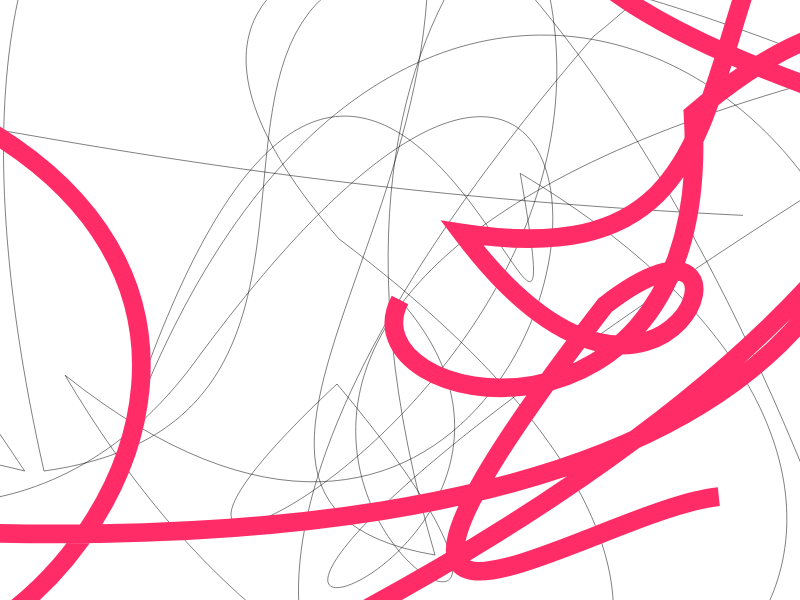
Frame 1 (no input)
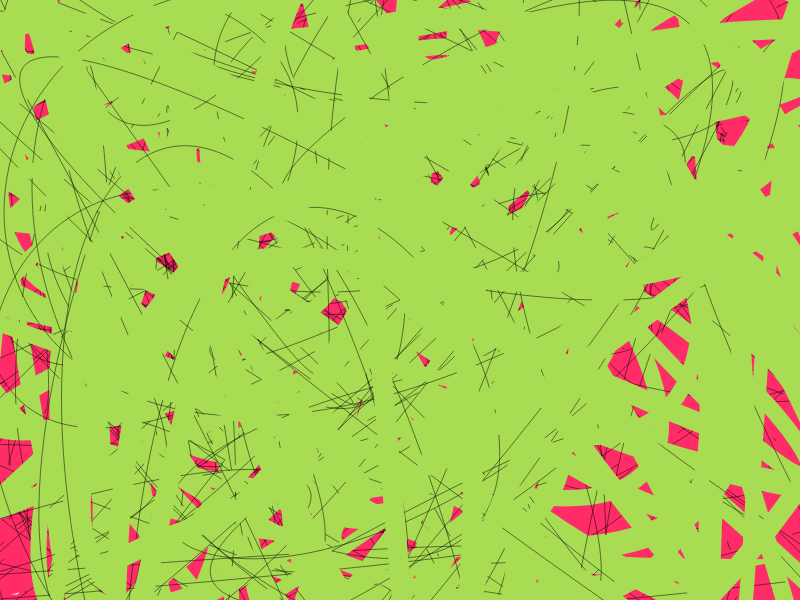
Frame 60 (no input)
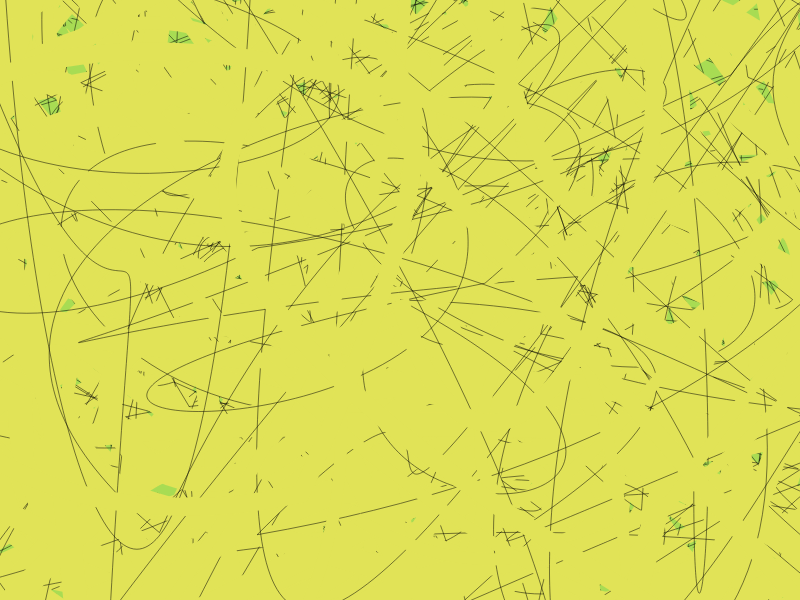
Frame 120 (the mouse pressed at the canvas centre since frame 60)

The p5.js sketch that drew these frames (run headless with seeded random() and noise() and a simulated clock; from frame 60 on, the mouse is pressed at the canvas centre):

// p5.js sketch
// ── sketch.js
//author: Natalie Black :)
var SIZE;
var crange = 40;
var s1, s2,s3;
var mint, maxt;
var SW;
var count;
var ccount = 0;
var colours;


 function Scribbler(y1, r, s, minSW, maxSW, rainbow) {
    this.x1 = 0;
    this.y1 = y1;
    this.slope = s;
    this.r = r;
    this.rainbow = rainbow;
    this.minSW = minSW;
    this.maxSW = maxSW;
    this.tr = random(mint, maxt);
    this.red = random(50, 200);
    this.green = random(50, 200);
    this.blue = random(50, 200);
  
  this.getNextColour = function(){
    if(count++%50 == 0){
      colour = colours[ccount++%colours.length];
      colour = color(red(colour) + random(-crange, crange), green(colour) + random(-crange, crange),blue(colour) + random(-crange, crange));
      //colour = color(this.red + random(-crange, crange), this.green + random(-crange, crange), this.blue + random(-crange, crange));
    } 
    return colour;
  }
  this.move = function(){
    x2 = random(0, width);

    y2 = y1 + random(-r,r);
 
    if(y2 >= SIZE || y2 <= 0){
      y2 = random(0, height);
    }
  }
  
  this.scribble = function() {
    this.move();
    this.drawSwoosh();
  }
  
  this.drawSwoosh = function(){
    strokeWeight(random(minSW,maxSW));

    noFill();
      
    var n = random(1,5);  

   x1 = width*0.5;
   y1 = height*0.5;
   beginShape();
 
  vertex(x1, y1);
  
  for(var i = 0; i < n; i++){

      bezierVertex(this.getPoint(x1,r), this.getPoint(y1,r),this.getPoint(x1,r), this.getPoint(y1,r),this.getPoint(x1,r), this.getPoint(y1,r));
  }    for(var i = 0; i < n; i++){

      bezierVertex(this.getPoint(x1,r), this.getPoint(y1,r),this.getPoint(x1,r), this.getPoint(y1,r),this.getPoint(x1,r), this.getPoint(y1,r));
  }for(var i = 0; i < n; i++){

  
    bezierVertex(this.getPoint(x1,r), this.getPoint(y1,r),this.getPoint(x1,r), this.getPoint(y1,r),random(width), random(height));
    }
    
  
    endShape();

    y1 = y2;
  }
  
  this.getPoint = function( s,  r){
    var q = width;
    return int(s) + int(random(0-q,q));
}

  this.getColour = function() {
    return colour;
  }
  
  this.getTrans = function(){
    return int(random(mint, maxt));
  }

}


function setup() {
  createCanvas(displayWidth, displayHeight);
  SW = 1;
  SIZE = 600;
  strokeCap(SQUARE);
  background(255);
  count = 0;
  colours = [color(225, 58, 109), color(133, 224, 58), color(212, 243, 63), color(164, 42, 164), color(105, 55, 171)]

  strokeWeight(SW);
  mint = 255;
  maxt = 255;
  s1 = new Scribbler(random(height), width, 5, 0.5, 0.5, false);
  s2 = new Scribbler(random(height), width, 5, 12, 25, true);

}

function draw() {
    stroke(0,0,0,255);
    s1.scribble();
    stroke(s2.getNextColour());
    s2.scribble();
}
